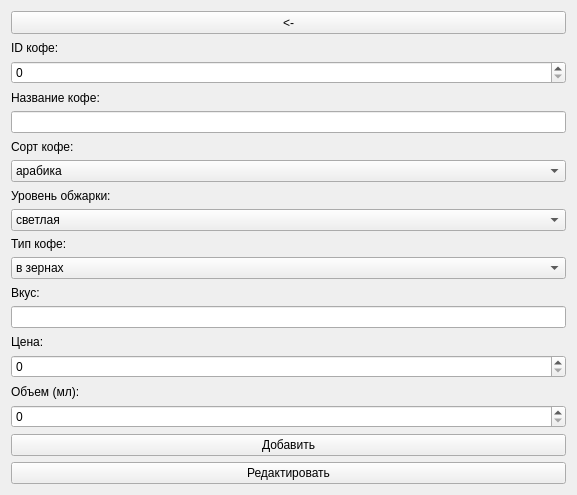
<?xml version="1.0" encoding="UTF-8"?>
<ui version="4.0">
 <class>EditForm</class>
 <widget class="QWidget" name="EditForm">
  <property name="geometry">
   <rect>
    <x>0</x>
    <y>0</y>
    <width>573</width>
    <height>495</height>
   </rect>
  </property>
  <property name="windowTitle">
   <string>Редактор кофе</string>
  </property>
  <layout class="QVBoxLayout" name="verticalLayout">
   <item>
    <widget class="QPushButton" name="btnBack">
     <property name="minimumSize">
      <size>
       <width>555</width>
       <height>23</height>
      </size>
     </property>
     <property name="text">
      <string>&lt;-</string>
     </property>
    </widget>
   </item>
   <item>
    <widget class="QLabel" name="labeID">
     <property name="text">
      <string>ID кофе:</string>
     </property>
    </widget>
   </item>
   <item>
    <widget class="QSpinBox" name="spinID"/>
   </item>
   <item>
    <widget class="QLabel" name="labelTitle">
     <property name="text">
      <string>Название кофе:</string>
     </property>
    </widget>
   </item>
   <item>
    <widget class="QLineEdit" name="lineTitle"/>
   </item>
   <item>
    <widget class="QLabel" name="labelSort">
     <property name="text">
      <string>Сорт кофе:</string>
     </property>
    </widget>
   </item>
   <item>
    <widget class="QComboBox" name="comboBox">
     <item>
      <property name="text">
       <string>арабика</string>
      </property>
     </item>
     <item>
      <property name="text">
       <string>эксцельза </string>
      </property>
     </item>
     <item>
      <property name="text">
       <string>робуста</string>
      </property>
     </item>
     <item>
      <property name="text">
       <string>либерика</string>
      </property>
     </item>
    </widget>
   </item>
   <item>
    <widget class="QLabel" name="labelRoasting">
     <property name="text">
      <string>Уровень обжарки:</string>
     </property>
    </widget>
   </item>
   <item>
    <widget class="QComboBox" name="comboRoasting">
     <item>
      <property name="text">
       <string>светлая</string>
      </property>
     </item>
     <item>
      <property name="text">
       <string>средняя</string>
      </property>
     </item>
     <item>
      <property name="text">
       <string>сильная</string>
      </property>
     </item>
    </widget>
   </item>
   <item>
    <widget class="QLabel" name="labelType">
     <property name="text">
      <string>Тип кофе:</string>
     </property>
    </widget>
   </item>
   <item>
    <widget class="QComboBox" name="comboType">
     <item>
      <property name="text">
       <string>в зернах</string>
      </property>
     </item>
     <item>
      <property name="text">
       <string>молотый</string>
      </property>
     </item>
    </widget>
   </item>
   <item>
    <widget class="QLabel" name="labelTaste">
     <property name="text">
      <string>Вкус:</string>
     </property>
    </widget>
   </item>
   <item>
    <widget class="QLineEdit" name="lineTaste"/>
   </item>
   <item>
    <widget class="QLabel" name="labelPrice">
     <property name="text">
      <string>Цена:</string>
     </property>
    </widget>
   </item>
   <item>
    <widget class="QSpinBox" name="spinPrice">
     <property name="maximum">
      <number>10000</number>
     </property>
    </widget>
   </item>
   <item>
    <widget class="QLabel" name="labelVolume">
     <property name="text">
      <string>Объем (мл):</string>
     </property>
    </widget>
   </item>
   <item>
    <widget class="QSpinBox" name="spinVolume">
     <property name="maximum">
      <number>1000</number>
     </property>
    </widget>
   </item>
   <item>
    <widget class="QPushButton" name="btnAdd">
     <property name="text">
      <string>Добавить</string>
     </property>
    </widget>
   </item>
   <item>
    <widget class="QPushButton" name="btnEdit">
     <property name="text">
      <string>Редактировать</string>
     </property>
    </widget>
   </item>
  </layout>
 </widget>
 <resources/>
 <connections/>
</ui>
